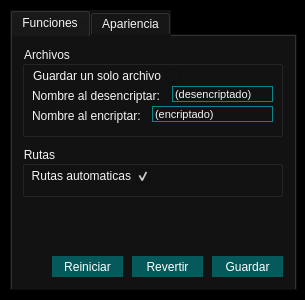
<?xml version="1.0" encoding="UTF-8"?>
<ui version="4.0">
 <class>Ajustes</class>
 <widget class="QDialog" name="Ajustes">
  <property name="geometry">
   <rect>
    <x>0</x>
    <y>0</y>
    <width>305</width>
    <height>300</height>
   </rect>
  </property>
  <property name="minimumSize">
   <size>
    <width>305</width>
    <height>300</height>
   </size>
  </property>
  <property name="maximumSize">
   <size>
    <width>305</width>
    <height>300</height>
   </size>
  </property>
  <property name="font">
   <font>
    <pointsize>8</pointsize>
   </font>
  </property>
  <property name="contextMenuPolicy">
   <enum>Qt::NoContextMenu</enum>
  </property>
  <property name="windowTitle">
   <string>Ajustes</string>
  </property>
  <property name="windowOpacity">
   <double>1.000000000000000</double>
  </property>
  <property name="layoutDirection">
   <enum>Qt::LeftToRight</enum>
  </property>
  <property name="autoFillBackground">
   <bool>false</bool>
  </property>
  <property name="styleSheet">
   <string notr="true">background: #000000;</string>
  </property>
  <widget class="QTabWidget" name="tabWidget">
   <property name="geometry">
    <rect>
     <x>10</x>
     <y>10</y>
     <width>287</width>
     <height>281</height>
    </rect>
   </property>
   <property name="font">
    <font>
     <pointsize>9</pointsize>
    </font>
   </property>
   <property name="styleSheet">
    <string notr="true">background: #121212; color: #f5f5f5;</string>
   </property>
   <property name="currentIndex">
    <number>0</number>
   </property>
   <widget class="QWidget" name="tab">
    <attribute name="title">
     <string>Funciones</string>
    </attribute>
    <widget class="QGroupBox" name="groupBox">
     <property name="geometry">
      <rect>
       <x>10</x>
       <y>10</y>
       <width>261</width>
       <height>91</height>
      </rect>
     </property>
     <property name="font">
      <font>
       <pointsize>9</pointsize>
      </font>
     </property>
     <property name="title">
      <string>Archivos</string>
     </property>
     <widget class="QLabel" name="label">
      <property name="geometry">
       <rect>
        <x>10</x>
        <y>60</y>
        <width>121</width>
        <height>20</height>
       </rect>
      </property>
      <property name="font">
       <font>
        <pointsize>9</pointsize>
       </font>
      </property>
      <property name="text">
       <string>Nombre al encriptar:</string>
      </property>
     </widget>
     <widget class="QLabel" name="label_2">
      <property name="geometry">
       <rect>
        <x>10</x>
        <y>40</y>
        <width>141</width>
        <height>20</height>
       </rect>
      </property>
      <property name="font">
       <font>
        <pointsize>9</pointsize>
       </font>
      </property>
      <property name="text">
       <string>Nombre al desencriptar:</string>
      </property>
     </widget>
     <widget class="QLineEdit" name="nombre_desencriptado">
      <property name="geometry">
       <rect>
        <x>150</x>
        <y>40</y>
        <width>101</width>
        <height>16</height>
       </rect>
      </property>
      <property name="font">
       <font>
        <pointsize>8</pointsize>
       </font>
      </property>
      <property name="styleSheet">
       <string notr="true">    border: 1px solid #088689;</string>
      </property>
      <property name="text">
       <string>(desencriptado)</string>
      </property>
     </widget>
     <widget class="QLineEdit" name="nombre_encriptado">
      <property name="geometry">
       <rect>
        <x>130</x>
        <y>60</y>
        <width>121</width>
        <height>16</height>
       </rect>
      </property>
      <property name="font">
       <font>
        <pointsize>8</pointsize>
       </font>
      </property>
      <property name="styleSheet">
       <string notr="true">    border: 1px solid #088689;</string>
      </property>
      <property name="text">
       <string>(encriptado)</string>
      </property>
     </widget>
     <widget class="QCheckBox" name="one_file">
      <property name="geometry">
       <rect>
        <x>10</x>
        <y>20</y>
        <width>148</width>
        <height>20</height>
       </rect>
      </property>
      <property name="font">
       <font>
        <pointsize>9</pointsize>
       </font>
      </property>
      <property name="cursor">
       <cursorShape>PointingHandCursor</cursorShape>
      </property>
      <property name="layoutDirection">
       <enum>Qt::RightToLeft</enum>
      </property>
      <property name="styleSheet">
       <string notr="true"/>
      </property>
      <property name="text">
       <string>Guardar un solo archivo</string>
      </property>
     </widget>
    </widget>
    <widget class="QPushButton" name="boton_guardar">
     <property name="geometry">
      <rect>
       <x>200</x>
       <y>220</y>
       <width>71</width>
       <height>21</height>
      </rect>
     </property>
     <property name="cursor">
      <cursorShape>PointingHandCursor</cursorShape>
     </property>
     <property name="styleSheet">
      <string notr="true">QPushButton{
	color: white;
	background-color: #05595b;
	border: 0px;
}

QPushButton:hover {
	background-color: #088689;
}</string>
     </property>
     <property name="text">
      <string>Guardar</string>
     </property>
    </widget>
    <widget class="QPushButton" name="boton_revertir">
     <property name="geometry">
      <rect>
       <x>120</x>
       <y>220</y>
       <width>71</width>
       <height>21</height>
      </rect>
     </property>
     <property name="cursor">
      <cursorShape>PointingHandCursor</cursorShape>
     </property>
     <property name="styleSheet">
      <string notr="true">QPushButton{
	color: white;
	background-color: #05595b;
	border: 0px;
}

QPushButton:hover {
	background-color: #088689;
}</string>
     </property>
     <property name="text">
      <string>Revertir</string>
     </property>
    </widget>
    <widget class="QGroupBox" name="groupBox_2">
     <property name="geometry">
      <rect>
       <x>10</x>
       <y>110</y>
       <width>261</width>
       <height>51</height>
      </rect>
     </property>
     <property name="font">
      <font>
       <pointsize>9</pointsize>
      </font>
     </property>
     <property name="title">
      <string>Rutas</string>
     </property>
     <widget class="QCheckBox" name="rutas_automaticas">
      <property name="enabled">
       <bool>true</bool>
      </property>
      <property name="geometry">
       <rect>
        <x>7</x>
        <y>20</y>
        <width>121</width>
        <height>20</height>
       </rect>
      </property>
      <property name="font">
       <font>
        <pointsize>9</pointsize>
       </font>
      </property>
      <property name="cursor">
       <cursorShape>PointingHandCursor</cursorShape>
      </property>
      <property name="layoutDirection">
       <enum>Qt::RightToLeft</enum>
      </property>
      <property name="styleSheet">
       <string notr="true"/>
      </property>
      <property name="text">
       <string>Rutas automaticas</string>
      </property>
      <property name="checked">
       <bool>true</bool>
      </property>
     </widget>
    </widget>
    <widget class="QPushButton" name="boton_reiniciar">
     <property name="geometry">
      <rect>
       <x>40</x>
       <y>220</y>
       <width>71</width>
       <height>21</height>
      </rect>
     </property>
     <property name="cursor">
      <cursorShape>PointingHandCursor</cursorShape>
     </property>
     <property name="styleSheet">
      <string notr="true">QPushButton{
	color: white;
	background-color: #05595b;
	border: 0px;
}

QPushButton:hover {
	background-color: #088689;
}</string>
     </property>
     <property name="text">
      <string>Reiniciar</string>
     </property>
    </widget>
   </widget>
   <widget class="QWidget" name="tab_2">
    <attribute name="title">
     <string>Apariencia</string>
    </attribute>
    <widget class="QGroupBox" name="groupBox_3">
     <property name="geometry">
      <rect>
       <x>10</x>
       <y>10</y>
       <width>261</width>
       <height>121</height>
      </rect>
     </property>
     <property name="font">
      <font>
       <pointsize>9</pointsize>
      </font>
     </property>
     <property name="title">
      <string>Tema</string>
     </property>
     <widget class="QCheckBox" name="opcion_oscuro">
      <property name="geometry">
       <rect>
        <x>10</x>
        <y>30</y>
        <width>71</width>
        <height>17</height>
       </rect>
      </property>
      <property name="font">
       <font>
        <pointsize>9</pointsize>
       </font>
      </property>
      <property name="cursor">
       <cursorShape>PointingHandCursor</cursorShape>
      </property>
      <property name="layoutDirection">
       <enum>Qt::LeftToRight</enum>
      </property>
      <property name="styleSheet">
       <string notr="true"/>
      </property>
      <property name="text">
       <string>Oscuro</string>
      </property>
      <property name="checkable">
       <bool>true</bool>
      </property>
     </widget>
     <widget class="QCheckBox" name="opcion_normal">
      <property name="geometry">
       <rect>
        <x>10</x>
        <y>70</y>
        <width>70</width>
        <height>17</height>
       </rect>
      </property>
      <property name="font">
       <font>
        <pointsize>9</pointsize>
       </font>
      </property>
      <property name="cursor">
       <cursorShape>PointingHandCursor</cursorShape>
      </property>
      <property name="layoutDirection">
       <enum>Qt::LeftToRight</enum>
      </property>
      <property name="styleSheet">
       <string notr="true"/>
      </property>
      <property name="text">
       <string>Normal</string>
      </property>
      <property name="checked">
       <bool>true</bool>
      </property>
     </widget>
     <widget class="QCheckBox" name="opcion_claro">
      <property name="geometry">
       <rect>
        <x>10</x>
        <y>50</y>
        <width>70</width>
        <height>17</height>
       </rect>
      </property>
      <property name="font">
       <font>
        <pointsize>9</pointsize>
       </font>
      </property>
      <property name="cursor">
       <cursorShape>PointingHandCursor</cursorShape>
      </property>
      <property name="layoutDirection">
       <enum>Qt::LeftToRight</enum>
      </property>
      <property name="styleSheet">
       <string notr="true"/>
      </property>
      <property name="text">
       <string>Claro</string>
      </property>
     </widget>
     <widget class="QFrame" name="frame">
      <property name="geometry">
       <rect>
        <x>80</x>
        <y>30</y>
        <width>16</width>
        <height>16</height>
       </rect>
      </property>
      <property name="layoutDirection">
       <enum>Qt::LeftToRight</enum>
      </property>
      <property name="styleSheet">
       <string notr="true">background: black;</string>
      </property>
      <property name="frameShape">
       <enum>QFrame::StyledPanel</enum>
      </property>
      <property name="frameShadow">
       <enum>QFrame::Raised</enum>
      </property>
     </widget>
     <widget class="QFrame" name="frame_2">
      <property name="geometry">
       <rect>
        <x>80</x>
        <y>50</y>
        <width>16</width>
        <height>16</height>
       </rect>
      </property>
      <property name="styleSheet">
       <string notr="true">background: #eeeeee;
border: 1px solid black;</string>
      </property>
      <property name="frameShape">
       <enum>QFrame::StyledPanel</enum>
      </property>
      <property name="frameShadow">
       <enum>QFrame::Raised</enum>
      </property>
     </widget>
     <widget class="QFrame" name="frame_3">
      <property name="geometry">
       <rect>
        <x>80</x>
        <y>70</y>
        <width>16</width>
        <height>16</height>
       </rect>
      </property>
      <property name="styleSheet">
       <string notr="true">background: #05595b;
border: 1px solid black;</string>
      </property>
      <property name="frameShape">
       <enum>QFrame::StyledPanel</enum>
      </property>
      <property name="frameShadow">
       <enum>QFrame::Raised</enum>
      </property>
     </widget>
     <widget class="QLabel" name="label_3">
      <property name="geometry">
       <rect>
        <x>10</x>
        <y>100</y>
        <width>241</width>
        <height>20</height>
       </rect>
      </property>
      <property name="font">
       <font>
        <pointsize>7</pointsize>
       </font>
      </property>
      <property name="text">
       <string>(para ver todos los cambios se debe reiniciar el programa)</string>
      </property>
     </widget>
    </widget>
    <widget class="QPushButton" name="boton_guardar_2">
     <property name="geometry">
      <rect>
       <x>200</x>
       <y>220</y>
       <width>71</width>
       <height>21</height>
      </rect>
     </property>
     <property name="cursor">
      <cursorShape>PointingHandCursor</cursorShape>
     </property>
     <property name="styleSheet">
      <string notr="true">QPushButton{
	color: white;
	background-color: #05595b;
	border: 0px;
}

QPushButton:hover {
	background-color: #088689;
}</string>
     </property>
     <property name="text">
      <string>Guardar</string>
     </property>
    </widget>
    <widget class="QPushButton" name="boton_revertir_2">
     <property name="geometry">
      <rect>
       <x>120</x>
       <y>220</y>
       <width>71</width>
       <height>21</height>
      </rect>
     </property>
     <property name="cursor">
      <cursorShape>PointingHandCursor</cursorShape>
     </property>
     <property name="styleSheet">
      <string notr="true">QPushButton{
	color: white;
	background-color: #05595b;
	border: 0px;
}

QPushButton:hover {
	background-color: #088689;
}</string>
     </property>
     <property name="text">
      <string>Revertir</string>
     </property>
    </widget>
    <widget class="QPushButton" name="boton_reiniciar_2">
     <property name="geometry">
      <rect>
       <x>40</x>
       <y>220</y>
       <width>71</width>
       <height>21</height>
      </rect>
     </property>
     <property name="cursor">
      <cursorShape>PointingHandCursor</cursorShape>
     </property>
     <property name="styleSheet">
      <string notr="true">QPushButton{
	color: white;
	background-color: #05595b;
	border: 0px;
}

QPushButton:hover {
	background-color: #088689;
}</string>
     </property>
     <property name="text">
      <string>Reiniciar</string>
     </property>
    </widget>
   </widget>
  </widget>
 </widget>
 <resources/>
 <connections/>
</ui>
